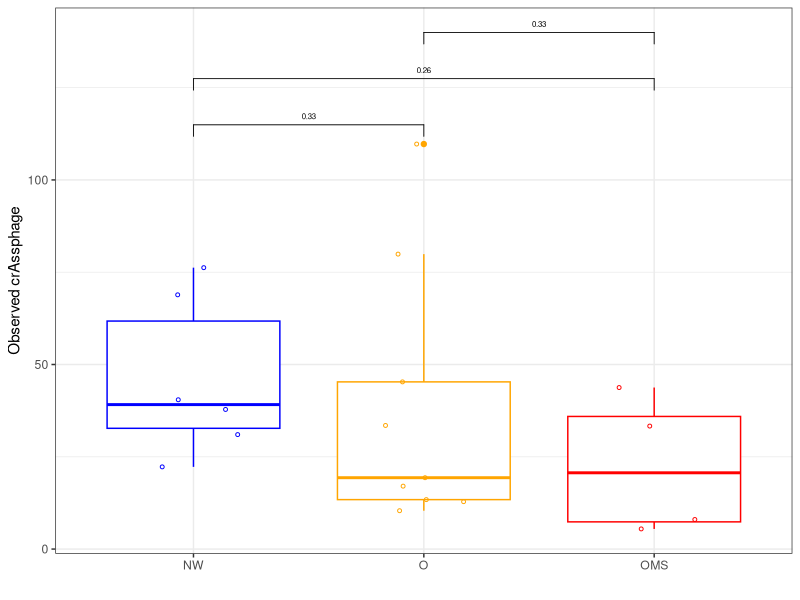
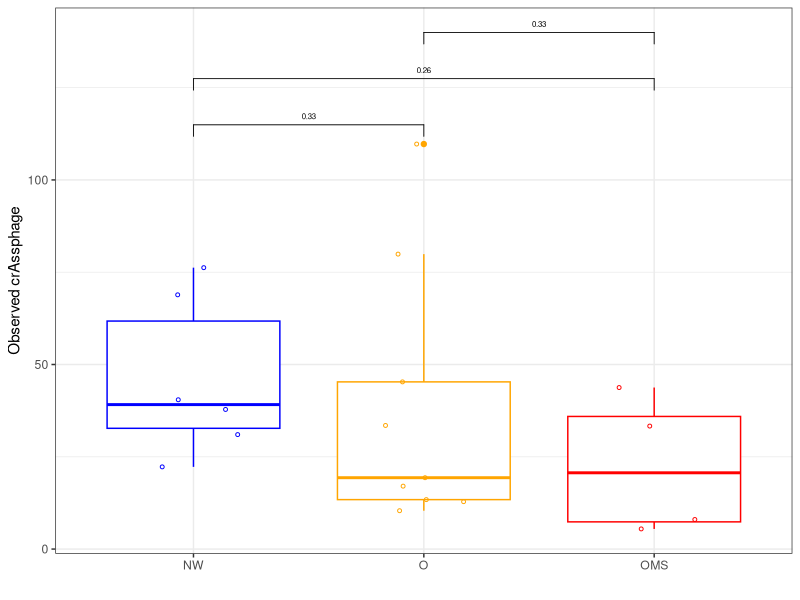
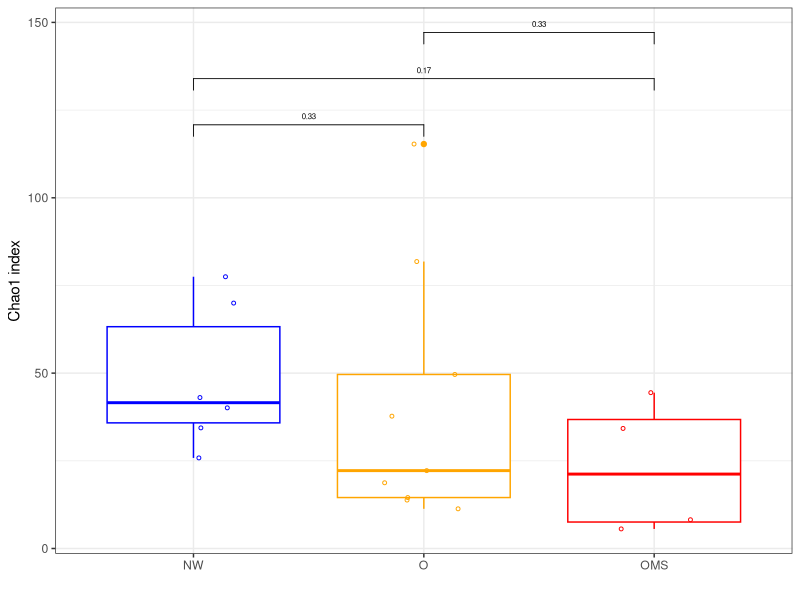
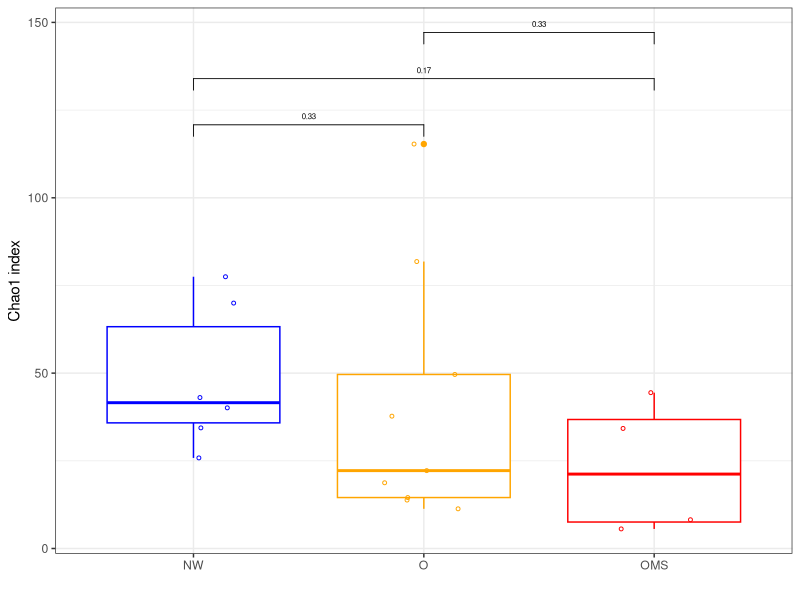
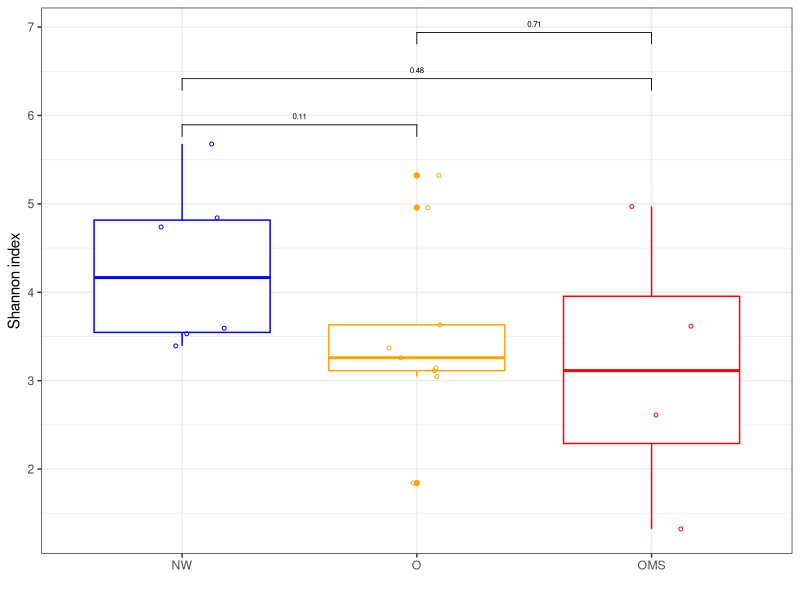
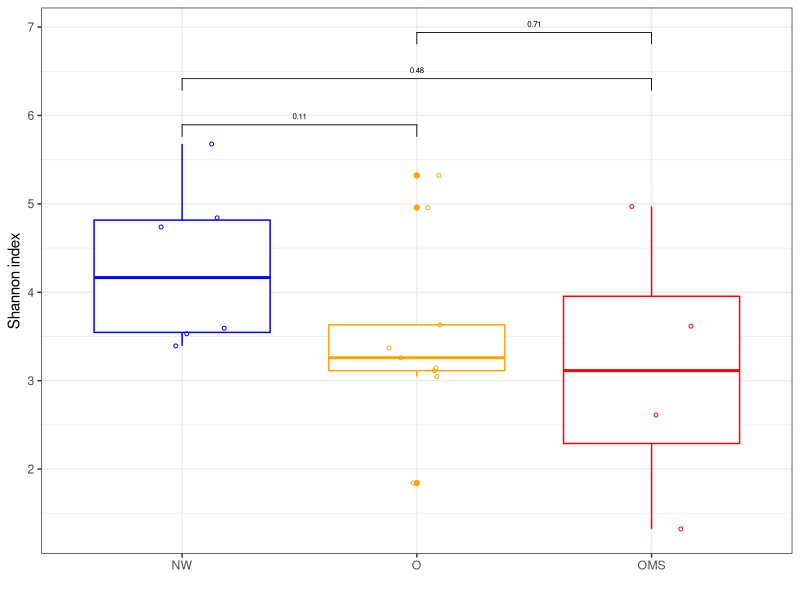
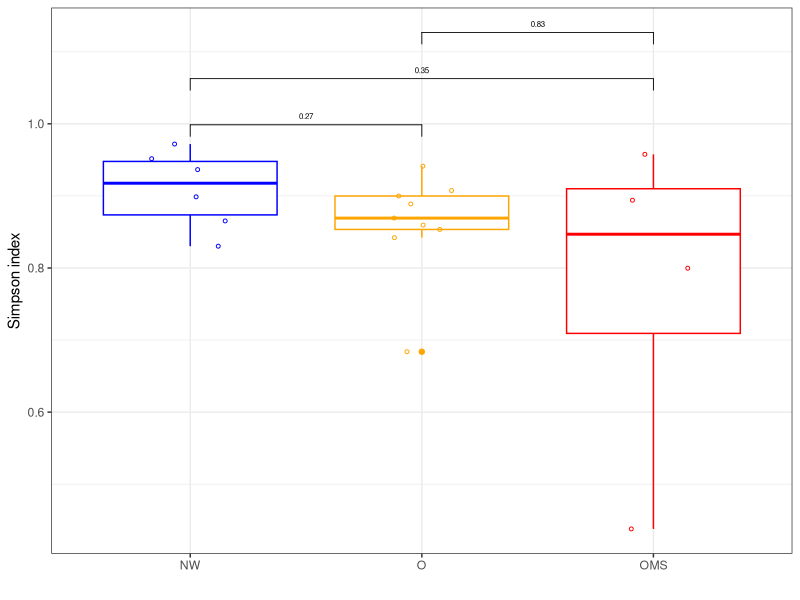
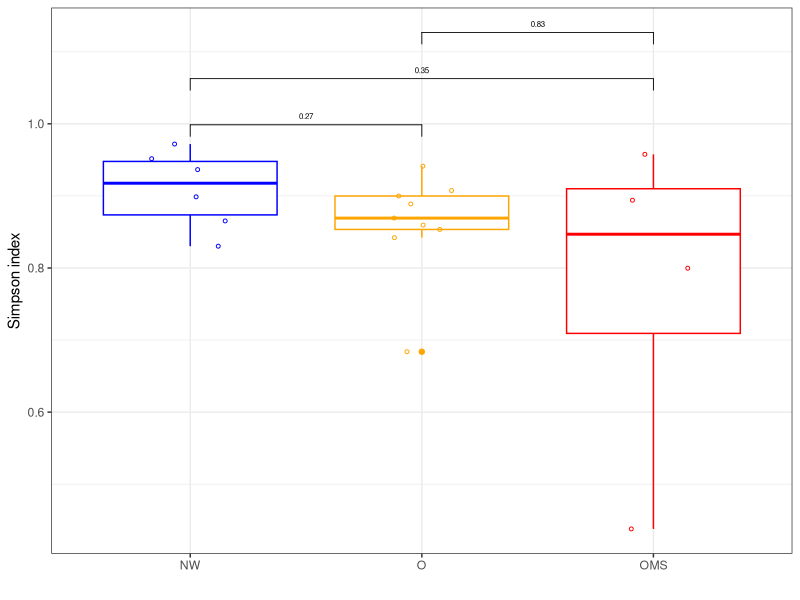

Here is the R script that generated these plots, in order:
## ---- chunk 1
knitr::opts_chunk$set(echo = TRUE, warning = FALSE, message = FALSE)
library("optparse")
library("ggplot2")
library("reshape")
require("gridExtra")
library("ggpubr")
## ---- chunk 2
# Data input
table <- read.table("01_adiv_merged/allsamples_average_adiv.txt",
                    header=TRUE,
                    sep="\t",
                    row.names = 1)

# P-value groups
p_value <- list(c("NW", "O"), 
                    c("NW", "OMS"),
                    c("O", "OMS"))

# Colors
colors <- c("blue",
            "orange",
            "red")

theme_set(theme_bw())

# Boxplot Observed
boxplot_observed <- ggplot(table,
                           aes(x = group,
                               y = observed_otus,
                               fill=)) +
  geom_boxplot(aes(color = group)) +
  geom_point(aes(color = group),
             size = 1,
             shape = 21,
             position = position_jitterdodge()) +
  labs(x="", 
       y="Observed crAssphage") +
  theme(legend.position = "none") +
  scale_color_manual(values = colors) +
  stat_compare_means(comparisons = p_value,
    method = "wilcox.test",
    size = 2)

ggsave("01_adiv_merged/boxplot_observed.svg")
  print(boxplot_observed)
dev.off()

# Boxplot Chao1
boxplot_chao1 <- ggplot(table,
                           aes(x = group,
                               y = chao1,
                               fill=)) +
  geom_boxplot(aes(color = group)) +
  geom_point(aes(color = group),
             size = 1,
             shape = 21,
             position = position_jitterdodge()) +
  labs(x="", 
       y="Chao1 index") +
  theme(legend.position = "none") +
  scale_color_manual(values = colors) +
  stat_compare_means(comparisons = p_value,
    method = "wilcox.test",
    size = 2)

ggsave("01_adiv_merged/boxplot_chao1.svg")
  print(boxplot_chao1)
dev.off()

# Boxplot Shannon
boxplot_shannon <- ggplot(table,
                           aes(x = group,
                               y = shannon,
                               fill=)) +
  geom_boxplot(aes(color = group)) +
  geom_point(aes(color = group),
             size = 1,
             shape = 21,
             position = position_jitterdodge()) +
  labs(x="", 
       y="Shannon index") +
  theme(legend.position = "none") +
  scale_color_manual(values = colors) +
  stat_compare_means(comparisons = p_value,
    method = "wilcox.test",
    size = 2)

ggsave("01_adiv_merged/boxplot_shannon.svg")
  print(boxplot_shannon)
dev.off()

# Boxplot Simpson
boxplot_simpson <- ggplot(table,
                           aes(x = group,
                               y = simpson,
                               fill=)) +
  geom_boxplot(aes(color = group)) +
  geom_point(aes(color = group),
             size = 1,
             shape = 21,
             position = position_jitterdodge()) +
  labs(x="", 
       y="Simpson index") +
  theme(legend.position = "none") +
  scale_color_manual(values = colors) +
  stat_compare_means(comparisons = p_value,
    method = "wilcox.test",
    size = 2)

ggsave("01_adiv_merged/boxplot_simpson.svg")
  print(boxplot_simpson)
dev.off()

# Boxplot Goods Coverage
boxplot_goods_coverage <- ggplot(table,
                           aes(x = group,
                               y = goods_coverage,
                               fill=)) +
  geom_boxplot(aes(color = group)) +
  geom_point(aes(color = group),
             size = 1,
             shape = 21,
             position = position_jitterdodge()) +
  labs(x="", 
       y="Goods Coverage index") +
  theme(legend.position = "none") +
  scale_color_manual(values = colors) +
  stat_compare_means(comparisons = p_value,
    method = "wilcox.test",
    size = 2)

ggsave("01_adiv_merged/boxplot_goods_coverage.svg")
  print(boxplot_goods_coverage)
dev.off()
## ---- chunk 3
boxplot_observed
## ---- chunk 4
boxplot_chao1
## ---- chunk 5
boxplot_shannon
## ---- chunk 6
boxplot_simpson
## ---- chunk 7
boxplot_goods_coverage
